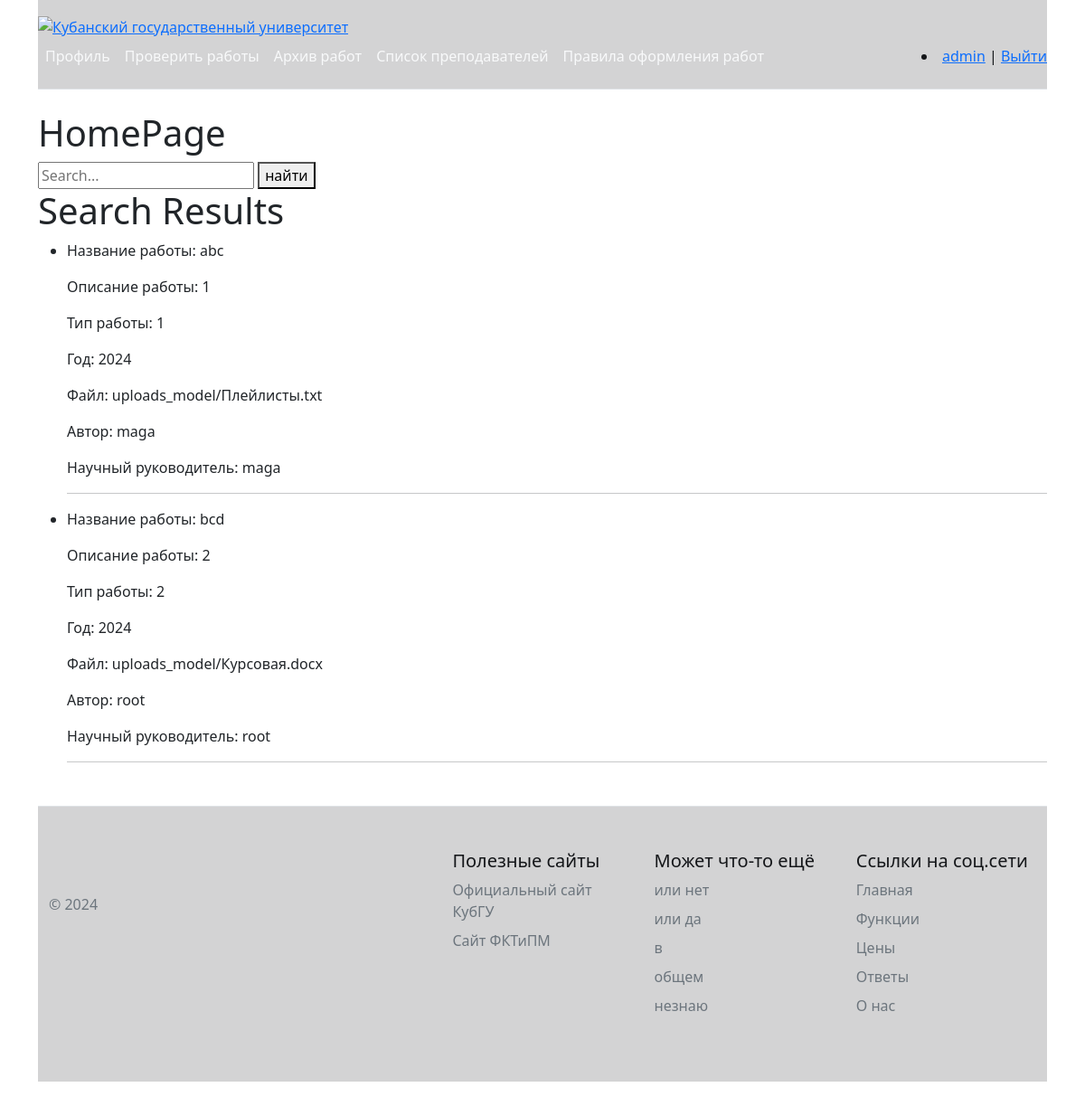
The app's page /home/ (signed in) with its own data.
### works/models.py (models this page shows)
class Work(models.Model):
    name = models.CharField(max_length=100, db_index=True,
                            verbose_name="Название")
    description = models.CharField(max_length=100, db_index=True,
                                   verbose_name="Описание")
    type_of_work = models.CharField(max_length=100, db_index=True,
                                    verbose_name="Тип работы")
    year = models.DateTimeField(auto_now_add=True, verbose_name="Время создания")
    author = models.ForeignKey(get_user_model(), max_length=100, db_index=True,
                               verbose_name="Автор",
                               on_delete=models.SET_NULL, null=True,
                               related_name='st',)
    scientific_director = models.ForeignKey(get_user_model(), max_length=100,
                                            db_index=True, related_name='sd',
                                            verbose_name="Научный руководитель",
                                            on_delete=models.SET_NULL, null=True)
    file_word = models.FileField(upload_to='uploads_model')
    is_completed = models.BooleanField(verbose_name="Статус")

### works/views.py (the view)
# urls.py: path('', views.SearchWorksView.as_view(), name='home'),  # http://127.0.0.1:8000
class SearchWorksView(ListView):
    model = Work
    template_name = 'works/home.html'
    extra_context = {
        'title': 'Архив работ',
    }
    def get_queryset(self): # новый
        query = self.request.GET.get('q')
        if query != None:
            object_list = Work.objects.filter(
                Q(name__icontains=query)
            )
            return object_list
        else:
            return Work.objects.all()

### works/templates/works/home.html (shortened to what this page needs)
{% extends 'base.html' %}
{% block content %}
<h1>HomePage</h1>
<form action="{% url 'home' %}" method="get">
  <input name="q" type="text" placeholder="Search...">
  <button type="submit">найти</button>
</form>
<h1>Search Results</h1>
<ul>
  {% for work in object_list %}
    <li>
      <p>Название работы: {{ work.name }}</p>
      <p>Описание работы: {{ work.description }}</p>
      <p>Тип работы: {{ work.type_of_work }}</p>
      <p>Год: {{ work.year.year }}</p>
      <p>Файл: {{ work.file_word }}</p>
      <p>Автор: {{ work.author }}</p>
      <p>Научный руководитель: {{ work.scientific_director }}</p>
    </li>
    <hr>
  {% endfor %}
</ul>
{% endblock content%}

### templates/base.html (shortened to what this page needs)
{% load static %}
<!doctype html>
<html lang="en">
<head>
    <link href="https://cdn.jsdelivr.net/npm/bootstrap@5.0.2/dist/css/bootstrap.min.css" rel="stylesheet">
</head>
<body>
<div class="container">
    {% block header %}
	<div class="container alert-dark p-0 m-0">
        <header class="d-flex flex-wrap align-items-center justify-content-center justify-content-md-between py-3 mb-4 border-bottom">
          <div class="logo-img">
                    <a href="/ru" rel="home" title="Кубанский государственный университет"><img src="https://www.kubsu.ru/sites/all/themes/portal_kubsu/logo.png" alt="Кубанский государственный университет" id="logo" /></a>
          </div>
          <ul class="nav col-12 col-md-auto mb-2 justify-content-center mb-md-0">
              <li><a href="{% url 'users:edit_profile' %}"
                   class="nav-link px-2 link-light">Профиль</a></li>
              {% if user.is_authenticated %}
                  {% if user.is_staff %}
                  <li>
                      <a href="" class="nav-link px-2 link-light">Проверить работы</a>
                  </li>
                  {% else %}
                  <li>
                      <a href="" class="nav-link px-2 link-light">Писать работу</a>
                  </li>
                  {% endif %}
              {% endif %}
            <li><a href="{% url 'home' %}"
                   class="nav-link px-2 link-light">Архив
                работ</a></li>
            <li><a href="{% url 'list_teacher' %}"
                   class="nav-link px-2 link-light">Список
                преподавателей</a></li>
            <li>
                <a href="https://www.kubsu.ru/ru/fppk/oformlenie-vkr-i-kursovyh-rabot" class="nav-link px-2 link-light">Правила
                оформления работ</a></li>
          </ul>
          <div class="col-md-3 text-end">
            {% if user.is_authenticated %}
				<li class="last"><a href="{% url 'users:profile' %}">{{user.username}}</a> | <a href="{% url 'users:logout' %}">Выйти</a></li>
			{% endif %}
          </div>
        </header>
    </div>
{% endblock header %}
{% block main %}
{% block content %}
{% endblock content%}
{% endblock main%}
{% block footer %}
	<div class="container">
        <footer
                class="row row-cols-1 row-cols-sm-2 row-cols-md-5 py-5 my-5 border-top alert-dark">
            <div class="col mb-3">
              <a href="/" class="d-flex align-items-center mb-3 link-dark text-decoration-none">
                <svg class="bi me-2" width="40" height="32"><use xlink:href="#bootstrap"/></svg>
              </a>
              <p class="text-muted">&copy; 2024</p>
            </div>
            <div class="col mb-3">
            </div>
            <div class="col mb-3">
              <h5>Полезные сайты</h5>
              <ul class="nav flex-column">
                <li class="nav-item mb-2">
                    <a href="https://www.kubsu.ru/ru"
                       class="nav-link p-0 text-muted">Официальный сайт
                        КубГУ</a>
                </li>
                <li class="nav-item mb-2"><a href="https://www.kubsu.ru/ru/fktipm"
                                             class="nav-link p-0 text-muted">
                    Сайт ФКТиПМ</a></li>
              </ul>
            </div>
            <div class="col mb-3">
              <h5>Может что-то ещё</h5>
              <ul class="nav flex-column">
                <li class="nav-item mb-2"><a href="#"
                                             class="nav-link p-0 text-muted">
                    или нет</a></li>
                <li class="nav-item mb-2"><a href="#"
                                             class="nav-link p-0 text-muted">
                    или да</a></li>
                <li class="nav-item mb-2"><a href="#"
                                             class="nav-link p-0 text-muted">в</a></li>
                <li class="nav-item mb-2"><a href="#"
                                             class="nav-link p-0 text-muted">
                    общем</a></li>
                <li class="nav-item mb-2"><a href="#"
                                             class="nav-link p-0 text-muted">
                    незнаю</a></li>
              </ul>
            </div>
            <div class="col mb-3">
              <h5>Ссылки на соц.сети</h5>
              <ul class="nav flex-column">
                <li class="nav-item mb-2"><a href="#" class="nav-link p-0 text-muted">Главная</a></li>
                <li class="nav-item mb-2"><a href="#" class="nav-link p-0 text-muted">Функции</a></li>
                <li class="nav-item mb-2"><a href="#" class="nav-link p-0 text-muted">Цены</a></li>
                <li class="nav-item mb-2"><a href="#" class="nav-link p-0 text-muted">Ответы</a></li>
                <li class="nav-item mb-2"><a href="#" class="nav-link p-0 text-muted">О нас</a></li>
              </ul>
            </div>
        </footer>
    </div>
{% endblock footer %}
</div>
</body>
</html>

### records on screen
Work: name "abc", description "1", type_of_work "1", year.year "2024", file_word "uploads_model/Плейлисты.txt", author "maga", scientific_director "maga"
Work: name "bcd", description "2", type_of_work "2", year.year "2024", file_word "uploads_model/Курсовая.docx", author "root", scientific_director "root"

### other values on screen
{{ user.username }} "admin"
